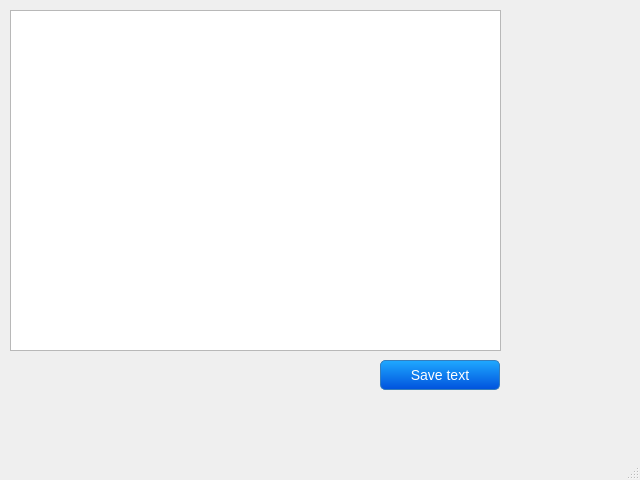
<?xml version="1.0" encoding="UTF-8"?>
<ui version="4.0">
 <class>MainWindow</class>
 <widget class="QMainWindow" name="MainWindow">
  <property name="geometry">
   <rect>
    <x>0</x>
    <y>0</y>
    <width>640</width>
    <height>480</height>
   </rect>
  </property>
  <property name="minimumSize">
   <size>
    <width>640</width>
    <height>480</height>
   </size>
  </property>
  <property name="windowTitle">
   <string>Text editor</string>
  </property>
  <widget class="QWidget" name="centralwidget">
   <widget class="QPlainTextEdit" name="plainTextEdit">
    <property name="geometry">
     <rect>
      <x>10</x>
      <y>10</y>
      <width>491</width>
      <height>341</height>
     </rect>
    </property>
    <property name="readOnly">
     <bool>false</bool>
    </property>
   </widget>
   <widget class="QPushButton" name="pushButton">
    <property name="geometry">
     <rect>
      <x>380</x>
      <y>360</y>
      <width>120</width>
      <height>30</height>
     </rect>
    </property>
    <property name="autoFillBackground">
     <bool>false</bool>
    </property>
    <property name="styleSheet">
     <string notr="true">QPushButton {
    font-size: 14px;
    border: 1px solid transparent;
    border-radius: 5px;
    color: #fff;
    background-color: qlineargradient(spread:pad, x1:1, y1:1, x2:1, y2:0, stop:0 rgba(0, 82, 221, 255), stop:1 rgba(31, 169, 255, 255));
    border-color: #357ebd;
}

QPushButton::pressed {
    color: #fff;
    background-color: #3071a9;
    border-color: #285e8e;  
}
</string>
    </property>
    <property name="text">
     <string>Save text</string>
    </property>
    <property name="autoDefault">
     <bool>false</bool>
    </property>
    <property name="default">
     <bool>false</bool>
    </property>
    <property name="flat">
     <bool>false</bool>
    </property>
   </widget>
  </widget>
  <widget class="QMenuBar" name="menubar">
   <property name="geometry">
    <rect>
     <x>0</x>
     <y>0</y>
     <width>640</width>
     <height>22</height>
    </rect>
   </property>
  </widget>
  <widget class="QStatusBar" name="statusbar"/>
 </widget>
 <resources/>
 <connections/>
</ui>
